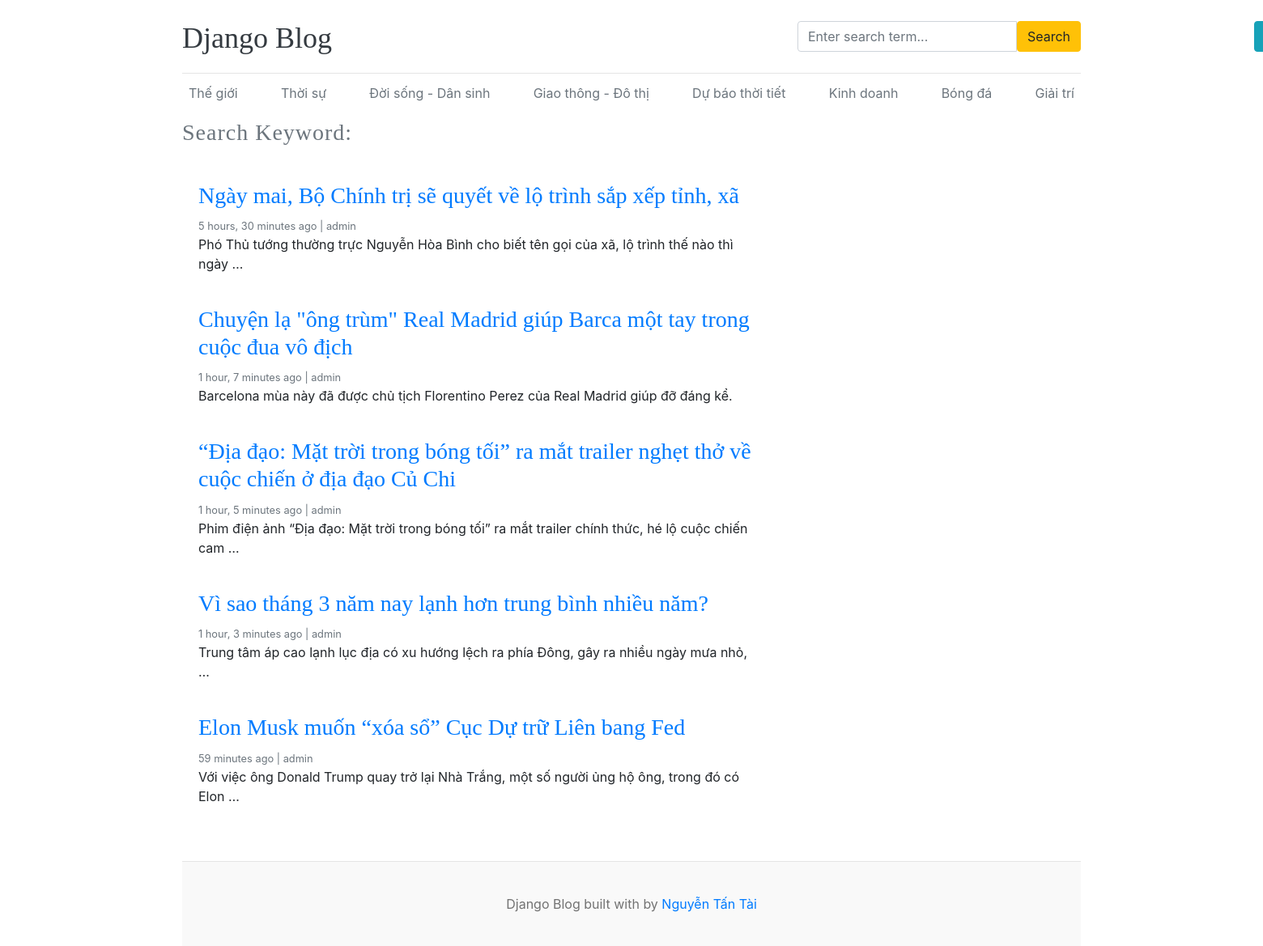
Screenshot of /blogs/search/ (signed in) with the database file from the repository.
### blogs/models.py (models this page shows, shortened)
class Category(models.Model):
    category_name = models.CharField(max_length=50, unique=True)
    created_at = models.DateTimeField(auto_now_add=True)
    updated_at = models.DateTimeField(auto_now=True)
    class Meta:
        verbose_name_plural = "Categories"

class Blogs(models.Model):
    title = models.CharField(max_length=100, unique=True)
    slug = models.SlugField(unique=True, blank=True)
    category = models.ForeignKey(Category, on_delete=models.CASCADE)
    author = models.ForeignKey(User, on_delete=models.CASCADE)
    blog_image = models.ImageField(upload_to="uploads/%y/%m/%d")
    short_description = models.TextField(max_length=2000)
    blog_body = models.TextField(max_length=3000)
    status = models.CharField(max_length=100, choices=STATUS_CHOICES, default="draft")
    is_feacherd = models.BooleanField(default=False)
    created_at = models.DateTimeField(auto_now_add=True)
    updated_at = models.DateTimeField(auto_now=True)
    class Meta:
        verbose_name_plural = "blogs"

### blogs/views.py (the view)
# urls.py: path("blogs/search/", views.search, name="search"),
def search(request):
    try:
        keyword = request.GET.get('keyword', '')
        if keyword:
            blogs = Blogs.objects.filter(
                Q(title__icontains=keyword) |
                Q(short_description__icontains=keyword) |
                Q(blog_body__icontains=keyword),
                status='published'
            )
        else:
            blogs = Blogs.objects.filter(status='published')
        context = {
            'blogs': blogs,
            'keyword': keyword
        }
        return render(request, 'search.html', context)
    except Exception as e:
        print(f"Error occurred in search function: {e}")
        return render(request, 'search.html', {'error': str(e)})

### blogs/context_processors.py (called while the page is built)
def get_categories(request):
    categories = Category.objects.all()
    return dict(categories=categories)

### templates/search.html
{% extends './base/base.html' %}
{% block content %}
<div class="d-flex mb-3">
    <h3 class="text-secondary" style="letter-spacing: 1px">
        Search Keyword: <h3 class="font-italic ml-2 text-danger">{{ keyword }}</h3>
    </h3>
</div>
<main role="main" class="container p-0">
    <div class="row">
        <div class="col-md-8 blog-main">
            {% if blogs %}
                {% for i in blogs %}
                    <div class="card border-0">
                        <div class="card-body">
                            <h3><a href="{% url 'blogs' i.slug %}">{{ i.title }}</a></h3>
                            <small class="mb-1 text-muted">{{ i.created_at | timesince }} ago | {{ i.author }}</small>
                            <p class="card-text">
                                {{ i.short_description | truncatewords:20 }}
                            </p>
                        </div>
                    </div>
                {% endfor %}
            {% else %}
                <p><i>There are no results matching this keyword!</i></p>
            {% endif %}
        </div>
    </div>
</main>
{% endblock %}

### templates/base/header.html (shortened to what this page needs)
{% load static %}
<!DOCTYPE html>
<html lang="en">
<head>
    <link href="https://getbootstrap.com/docs/4.0/dist/css/bootstrap.min.css" rel="stylesheet" />
    <link href="{% static 'css/blog.css' %}" rel="stylesheet" />
</head>
<body>
    <div class="container">
        <header class="blog-header py-3">
            <div class="row flex-nowrap justify-content-between align-items-center">
                <div class="col-8 pt-1">
                    <a class="blog-header-logo text-dark" href="/">Django Blog</a>
                </div>
                <div class="col-4">
                    <form action="{% url 'search' %}" method="GET">
                        <div class="input-group">
                            <input class="form-control" name="keyword" type="text" placeholder="Enter search term..."
                                aria-label="Enter search term..." aria-describedby="button-search" />
                            <button type="submit" class="btn btn-warning" id="button-search">Search</button>
                        </div>
                    </form>
                </div>
                <div class="col-4 d-flex justify-content-end align-items-center">
                    {% if not user.is_authenticated %}
                        <a class="btn btn-sm btn-warning" href="{% url 'login' %}">Login</a> &nbsp;
                        <a class="btn btn-sm btn-outline-secondary" href="{% url 'register' %}">Register</a>
                    {% else %}
                        <span><a href="{% url 'dashboard' %}" class="btn btn-info">Dashboard</a></span> &nbsp;
                    {% endif %}
                </div>
            </div>
        </header>
        {% if "dashboard" not in request.path %}
        <div class="nav-scroller py-1 mb-2">
            <nav class="nav d-flex justify-content-between">
                {% for cat in categories %}
                <a class="p-2 text-muted" href="{% url 'posts_by_category' cat.id %}">{{ cat.category_name }}</a>
                {% endfor %}
            </nav>
        </div>
        {% endif %}

### static/css/blog.css (style rules this page uses)
.blog-header { border-bottom: 1px solid #e5e5e5; }
.blog-header-logo { font-family: "Playfair Display", Georgia, "Times New Roman", serif; font-size: 2.25rem; }
h1, h2, h3, h4, h5, h6 { font-family: "Playfair Display", Georgia, "Times New Roman", serif; }

### rows the page displays
Category: category_name "Thế giới"
Category: category_name "Thời sự"
Category: category_name "Đời sống - Dân sinh"
Category: category_name "Giao thông - Đô thị"
Category: category_name "Dự báo thời tiết"
Category: category_name "Kinh doanh"
Category: category_name "Bóng đá"
Category: category_name "Giải trí"
Blogs: title "Ngày mai, Bộ Chính trị sẽ quyết về lộ trình sắp xếp tỉnh, xã", created_at "5 hours, 30 minutes", author "admin", short_description "Phó Thủ tướng thường trực Nguyễn Hòa Bình cho biết tên gọi của xã, lộ trình thế nào thì ngày …"
Blogs: title "Chuyện lạ \"ông trùm\" Real Madrid giúp Barca một tay trong cuộc đua vô địch", created_at "1 hour, 7 minutes", author "admin", short_description "Barcelona mùa này đã được chủ tịch Florentino Perez của Real Madrid giúp đỡ đáng kể."
Blogs: title "“Địa đạo: Mặt trời trong bóng tối” ra mắt trailer nghẹt thở về cuộc chiến ở địa đạo Củ Chi", created_at "1 hour, 5 minutes", author "admin", short_description "Phim điện ảnh “Địa đạo: Mặt trời trong bóng tối” ra mắt trailer chính thức, hé lộ cuộc chiến cam …"
Blogs: title "Vì sao tháng 3 năm nay lạnh hơn trung bình nhiều năm?", created_at "1 hour, 3 minutes", author "admin", short_description "Trung tâm áp cao lạnh lục địa có xu hướng lệch ra phía Đông, gây ra nhiều ngày mưa nhỏ, …"
Blogs: title "Elon Musk muốn “xóa sổ” Cục Dự trữ Liên bang Fed", created_at "59 minutes", author "admin", short_description "Với việc ông Donald Trump quay trở lại Nhà Trắng, một số người ủng hộ ông, trong đó có Elon …"
